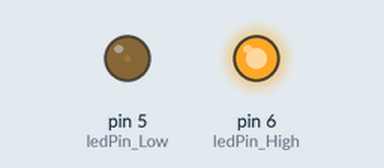
A sketch run on a simulated Arduino Uno, built with avr-gcc and run on an emulated ATmega328P. Shown: output pins drawn as LEDs (lit = HIGH).

Above: at 0.1 s.
Timing chart, 0 to 1.6 s (numbered marks = the images above):
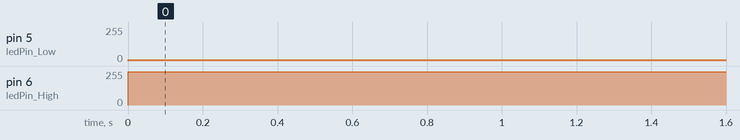

The sketch:

ICA3_part2.ino
```cpp
int ledPin_High = 6;
int ledPin_Low = 5;
int lightVal_High = 250;
int lightVal_Low = 10;

void setup() {
}

void loop() {
  analogWrite(ledPin_High, lightVal_High);
  analogWrite(ledPin_Low, lightVal_Low);
  delay(20);
}
```

Measured:
- by itself, pin 5 (ledPin_Low): 0/255 → 10/255 at 0.00 s
- by itself, pin 6 (ledPin_High): 0/255 → 250/255 at 0.00 s
